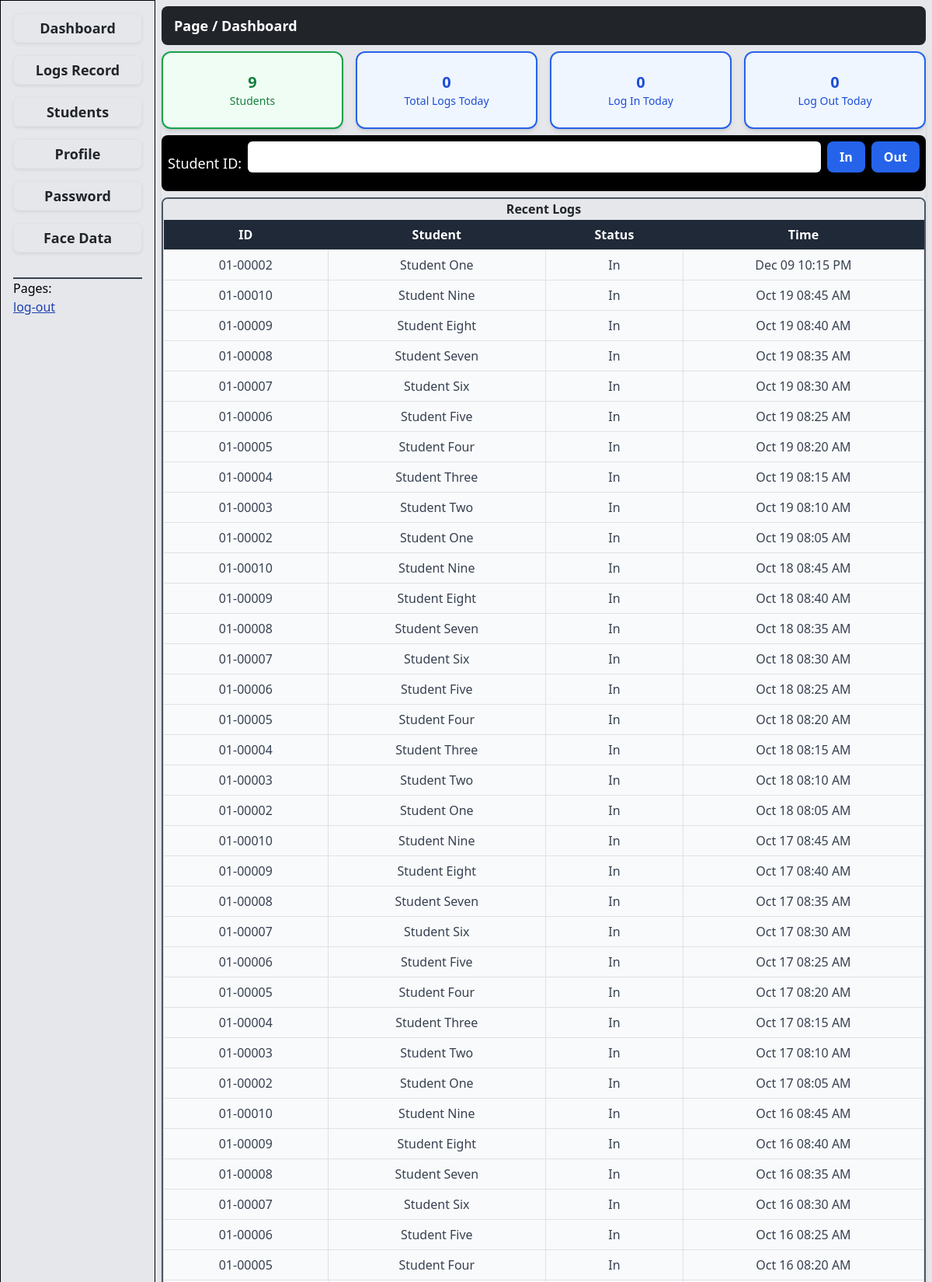
/dashboard.php (signed in, upper part), run on the app's committed database.
### tables this page shows
CREATE TABLE `logs` (
  `id` bigint(20) NOT NULL,
  `user_id` bigint(20) NOT NULL,
  `time` datetime DEFAULT current_timestamp(),
  `status` enum('in','out') DEFAULT NULL
);

CREATE TABLE `users` (
  `id` bigint(20) NOT NULL,
  `tag` varchar(20) DEFAULT NULL,
  `name` varchar(255) NOT NULL,
  `role` enum('student','admin') DEFAULT 'student',
  `email` varchar(100) NOT NULL,
  `contact` varchar(100) NOT NULL,
  `password` varchar(255) NOT NULL,
  `created_at` datetime DEFAULT current_timestamp(),
  `updated_at` datetime DEFAULT current_timestamp() ON UPDATE current_timestamp()
);

### dashboard.php (the view, shortened to what this page needs)
<?php
    include 'include/session.php';
?>
<!DOCTYPE html>
<html lang="en">
<head>
    <script src="https://cdn.tailwindcss.com"></script>
    <link href="https://cdn.jsdelivr.net/npm/bootstrap@5.3.8/dist/css/bootstrap.min.css" rel="stylesheet">
</head>
<body class="vh-100 bg-gray-200 flex flex-row justify-content-center">
    <?php include'include/aside.php'; ?>
    <main class="flex flex-1 flex-col h-full align-center gap-2 p-2">
        <?php include 'include/header.php' ?>
        <?php if($_SESSION['role']=='admin'): ?>
            <div class="h-full flex flex-col overflow-auto shadow-md gap-2">
                <div class="w-full grid grid-cols-2 md:grid-cols-4 gap-3">
                    <div class="flex flex-col items-center justify-center border-2 border-green-600 bg-green-50 text-green-700 px-6 py-4 rounded-xl shadow-md">
                        <?php
                            $count = $conn->prepare("SELECT COUNT(*) AS count FROM users WHERE role='student'");
                            $count->execute();
                            $result = $count->get_result();
                            $row= $result->fetch_assoc();
                        ?>
                        <h2 class="text-xl font-bold"><?= $row['count'] ?></h2>
                        <p class="text-sm">Students</p>
                    </div>
                    <div class="flex flex-col items-center justify-center border-2 border-blue-600 bg-blue-50 text-blue-700 px-6 py-4 rounded-xl shadow-md">
                        <?php
                            $logs = $conn->prepare("SELECT COUNT(*) AS logs FROM logs WHERE time >= CURDATE()");
                            $logs->execute();
                            $logs->bind_result($count);
                        ?>
                        <h2 class="text-xl font-bold"><?= $count ?></h2>
                        <p class="text-sm">Total Logs Today</p>
                    </div>
                    <div class="flex flex-col items-center justify-center border-2 border-blue-600 bg-blue-50 text-blue-700 px-6 py-4 rounded-xl shadow-md">
                        <?php
                            $logs = $conn->prepare("SELECT COUNT(*) AS logs FROM logs WHERE time >= CURDATE() AND LOWER(status)='in'");
                            $logs->execute();
                            $logs->bind_result($count);
                        ?>
                        <h2 class="text-xl font-bold"><?= $count ?></h2>
                        <p class="text-sm">Log In Today</p>
                    </div>
                    <div class="flex flex-col items-center justify-center border-2 border-blue-600 bg-blue-50 text-blue-700 px-6 py-4 rounded-xl shadow-md">
                        <?php
                            $logs = $conn->prepare("SELECT COUNT(*) AS logs FROM logs WHERE time >= CURDATE() AND LOWER(status)='out'");
                            $logs->execute();
                            $logs->bind_result($count);
                        ?>
                        <h2 class="text-xl font-bold"><?= $count ?></h2>
                        <p class="text-sm">Log Out Today</p>
                    </div>
                </div>
                <div class="flex flex-row items-center justify-center items-center bg-black p-2 rounded-3 gap-2">
                    <label class="text-white text-lg fw-normal">Student ID: </label>
                    <form action="config/insert-log.php" method="post" class="flex flex-1 flex-row justify-center gap-2">
                        <input type="text" name="tag" id="student_id" required autofocus
                            class="flex flex-1 rounded-2 p-1 text-lg fw-semibold outline-none">
                        <button type="submit" name="action" value="in"
                                class="px-3 py-2 rounded-lg text-white font-semibold bg-blue-600 hover:scale-105 hover:bg-blue-800 transition duration-200">
                            In
                        </button>
                        <button type="submit" name="action" value="out"
                                class="px-3 py-2 rounded-lg text-white font-semibold bg-blue-600 hover:scale-105 hover:bg-blue-800 transition duration-200">
                            Out
                        </button>
                    </form>
                </div>
                <div class="h-full flex flex-1 border-2 border-gray-600 rounded-lg shadow-md overflow-hidden">
                    <div class="w-full overflow-y-auto">
                        <h3 class="w-full text-center font-semibold p-1 bg-gray-200">Recent Logs</h3>
                        <table class="table-auto w-full border-collapse">
                            <thead class="bg-gray-800 text-white sticky top-0 z-10">
                                <tr>
                                    <th class="px-4 py-2 text-center">ID</th>
                                    <th class="px-4 py-2 text-center">Student</th>
                                    <th class="px-4 py-2 text-center">Status</th>
                                    <th class="px-4 py-2 text-center">Time</th>
                                </tr>
                            </thead>
                            <tbody class="bg-gray-50 text-gray-700">
                                <?php
                                    $record = $conn->prepare("
                                        SELECT
                                            users.tag AS tag,
                                            users.name AS name,
                                            CONCAT(UPPER(LEFT(logs.status,1)), LOWER(SUBSTRING(logs.status,2))) AS status,
                                            logs.time AS time
                                        FROM logs
                                        JOIN users ON logs.user_id = users.id
                                        ORDER BY logs.time DESC
                                        LIMIT 50
                                    ");
                                    $record->execute();
                                    $result = $record->get_result();
                                ?>
                                <?php while($row = $result->fetch_assoc()): ?>
                                    <tr class="hover:bg-gray-100">
                                        <td class="px-4 py-2 text-center border"><?= $row['tag'] ?></td>
                                        <td class="px-4 py-2 text-center border"><?= $row['name'] ?></td>
                                        <td class="px-4 py-2 text-center border"><?= $row['status'] ?></td>
                                        <td class="px-4 py-2 text-center border"><?= (new DateTime($row['time']))->format('M d h:i A') ?></td>
                                    </tr>
                                <?php endwhile; ?>
                            </tbody>
                        </table>
                    </div>
                </div>
            </div>
        <?php endif; ?>
    </main>
</body>
</html>

### data on the page
logs: user.tag "01-00002", user.name "Student One", status "In", time "Dec 09 10:15 PM"
logs: user.tag "01-00010", user.name "Student Nine", status "In", time "Oct 19 08:45 AM"
logs: user.tag "01-00009", user.name "Student Eight", status "In", time "Oct 19 08:40 AM"
logs: user.tag "01-00008", user.name "Student Seven", status "In", time "Oct 19 08:35 AM"
logs: user.tag "01-00007", user.name "Student Six", status "In", time "Oct 19 08:30 AM"
logs: user.tag "01-00006", user.name "Student Five", status "In", time "Oct 19 08:25 AM"
logs: user.tag "01-00005", user.name "Student Four", status "In", time "Oct 19 08:20 AM"
logs: user.tag "01-00004", user.name "Student Three", status "In", time "Oct 19 08:15 AM"
logs: user.tag "01-00003", user.name "Student Two", status "In", time "Oct 19 08:10 AM"
logs: user.tag "01-00002", user.name "Student One", status "In", time "Oct 19 08:05 AM"
logs: user.tag "01-00010", user.name "Student Nine", status "In", time "Oct 18 08:45 AM"
logs: user.tag "01-00009", user.name "Student Eight", status "In", time "Oct 18 08:40 AM"
logs: user.tag "01-00008", user.name "Student Seven", status "In", time "Oct 18 08:35 AM"
logs: user.tag "01-00007", user.name "Student Six", status "In", time "Oct 18 08:30 AM"
logs: user.tag "01-00006", user.name "Student Five", status "In", time "Oct 18 08:25 AM"
logs: user.tag "01-00005", user.name "Student Four", status "In", time "Oct 18 08:20 AM"
logs: user.tag "01-00004", user.name "Student Three", status "In", time "Oct 18 08:15 AM"
logs: user.tag "01-00003", user.name "Student Two", status "In", time "Oct 18 08:10 AM"
logs: user.tag "01-00002", user.name "Student One", status "In", time "Oct 18 08:05 AM"
logs: user.tag "01-00010", user.name "Student Nine", status "In", time "Oct 17 08:45 AM"
logs: user.tag "01-00009", user.name "Student Eight", status "In", time "Oct 17 08:40 AM"
logs: user.tag "01-00008", user.name "Student Seven", status "In", time "Oct 17 08:35 AM"
logs: user.tag "01-00007", user.name "Student Six", status "In", time "Oct 17 08:30 AM"
logs: user.tag "01-00006", user.name "Student Five", status "In", time "Oct 17 08:25 AM"
logs: user.tag "01-00005", user.name "Student Four", status "In", time "Oct 17 08:20 AM"
logs: user.tag "01-00004", user.name "Student Three", status "In", time "Oct 17 08:15 AM"
logs: user.tag "01-00003", user.name "Student Two", status "In", time "Oct 17 08:10 AM"
logs: user.tag "01-00002", user.name "Student One", status "In", time "Oct 17 08:05 AM"
logs: user.tag "01-00010", user.name "Student Nine", status "In", time "Oct 16 08:45 AM"
logs: user.tag "01-00009", user.name "Student Eight", status "In", time "Oct 16 08:40 AM"
logs: user.tag "01-00008", user.name "Student Seven", status "In", time "Oct 16 08:35 AM"
logs: user.tag "01-00007", user.name "Student Six", status "In", time "Oct 16 08:30 AM"
logs: user.tag "01-00006", user.name "Student Five", status "In", time "Oct 16 08:25 AM"
logs: user.tag "01-00005", user.name "Student Four", status "In", time "Oct 16 08:20 AM"

### other printed values
$page_name "Dashboard"
$row['count'] "9"
$count "0"
